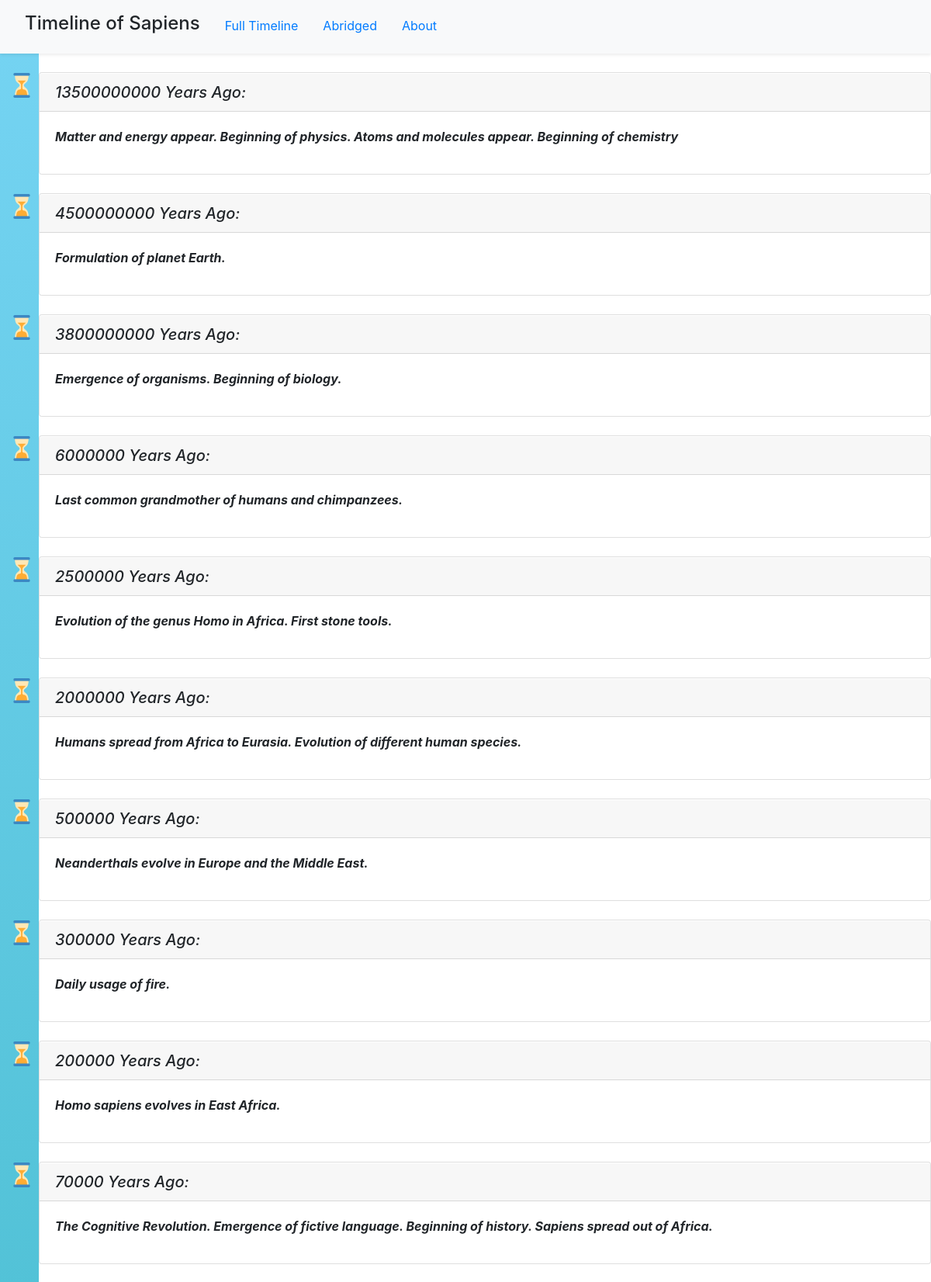
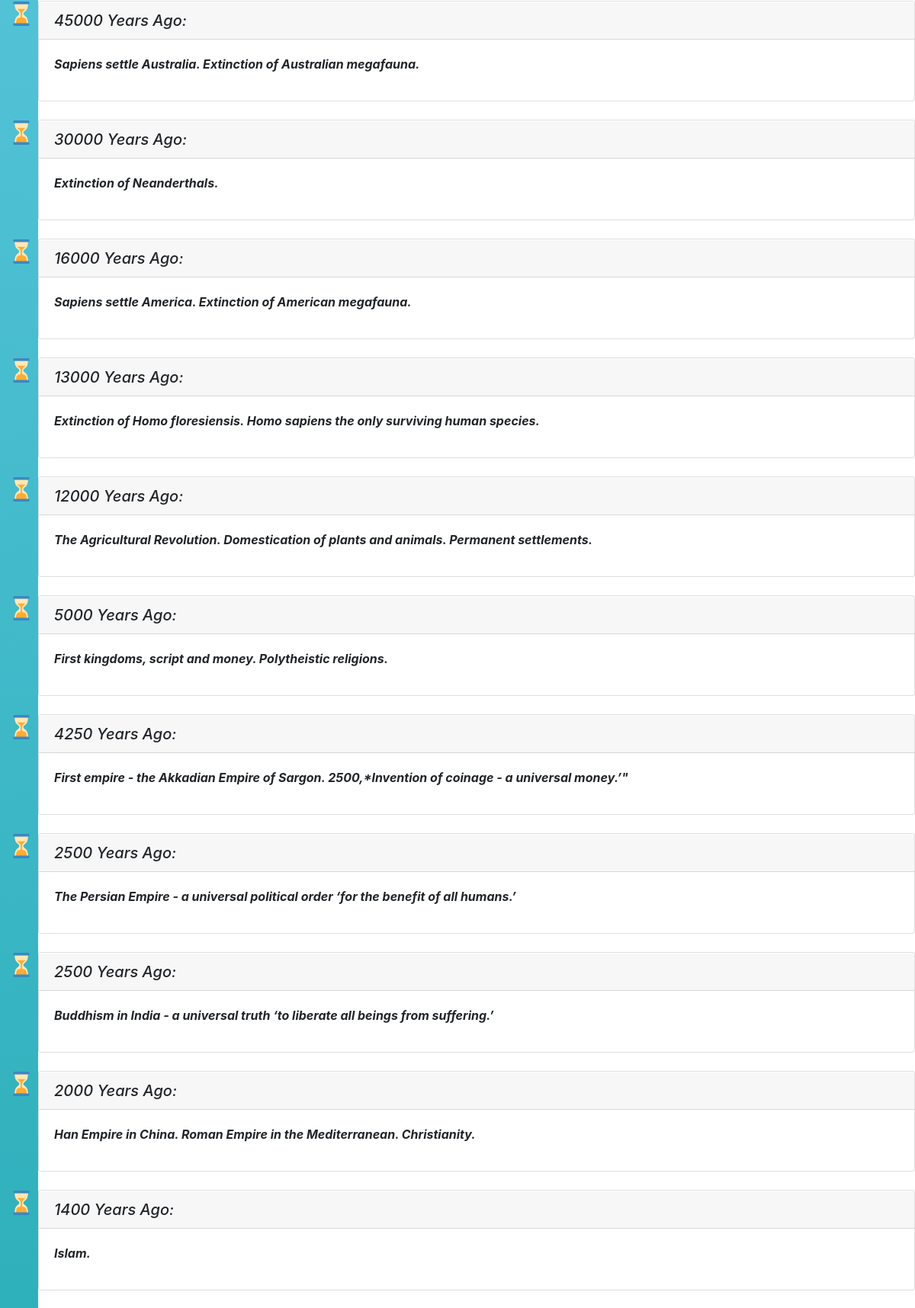
Page /abridged (upper part) on the committed database (2 pictures, top to bottom).
### tables this page shows
CREATE TABLE dates (id INTEGER PRIMARY KEY, date INTEGER, event VARCHAR);

### app.py (the view)
@app.route('/abridged')
def short():
    conn = sqlite3.connect('dates.sqlite')
    cur = conn.cursor()
    dates = list()
    for row in cur.execute('SELECT * FROM dates ORDER BY date desc'):
        if row[2][0] == "*":
            dates.append({'date': row[1], 'event': row[2]})
    return render_template('index.html', dates=dates)

### templates/index.html (shortened to what this page needs)
{% extends 'layout.html' %}
{% block body %}
    <div style="background: linear-gradient(#78d5f5, #1ca7ac) no-repeat left/50px 110%; padding-left: 10px">
    <br>
    <ul id="timeline">
        {% for x in dates %}
            {% if x['event'][0] == '*' %} {% set important = True %} {% endif %}
            <div class="card">
            <li {% if important %} class="important" {% else %} class="other" {% endif %}>
                {% if x['date'] == 0 %} <h5 class="card-header">The Present:</h5>
                {% elif x['date'] == -1 %} <h5 class="card-header">The Future:</h5>
                {% else %} <h5 class="card-header">{{ x['date'] }} Years Ago:</h5> {% endif %}
                {% if important %} <p class="card-body"> {{ x['event'][1:] }} </p>
                {% else %} <p class="card-body"> {{ x['event'] }} </p> {% endif %}
            </li>
            </div>
            <br>
        {% endfor %}
    </ul>
    </div>
{% endblock %}

### static/style.css (style rules this page uses)
.important { font-style: italic; font-weight: bold; list-style-image: url('hourglass32.png'); }

### rows in the picture
dates: date "13500000000", event "Matter and energy appear. Beginning of physics. Atoms and molecules appear. Beginning of chemistry"
dates: date "4500000000", event "Formulation of planet Earth."
dates: date "3800000000", event "Emergence of organisms. Beginning of biology."
dates: date "6000000", event "Last common grandmother of humans and chimpanzees."
dates: date "2500000", event "Evolution of the genus Homo in Africa. First stone tools."
dates: date "2000000", event "Humans spread from Africa to Eurasia. Evolution of different human species."
dates: date "500000", event "Neanderthals evolve in Europe and the Middle East."
dates: date "300000", event "Daily usage of fire."
dates: date "200000", event "Homo sapiens evolves in East Africa."
dates: date "70000", event "The Cognitive Revolution. Emergence of fictive language. Beginning of history. Sapiens spread out of Africa."
dates: date "45000", event "Sapiens settle Australia. Extinction of Australian megafauna."
dates: date "30000", event "Extinction of Neanderthals."
dates: date "16000", event "Sapiens settle America. Extinction of American megafauna."
dates: date "13000", event "Extinction of Homo floresiensis. Homo sapiens the only surviving human species."
dates: date "12000", event "The Agricultural Revolution. Domestication of plants and animals. Permanent settlements."
dates: date "5000", event "First kingdoms, script and money. Polytheistic religions."
dates: date "4250", event "First empire - the Akkadian Empire of Sargon. 2500,*Invention of coinage - a universal money.’\""
dates: date "2500", event "The Persian Empire - a universal political order ‘for the benefit of all humans.’"
dates: date "2500", event "Buddhism in India - a universal truth ‘to liberate all beings from suffering.’"
dates: date "2000", event "Han Empire in China. Roman Empire in the Mediterranean. Christianity."
dates: date "1400", event "Islam."
